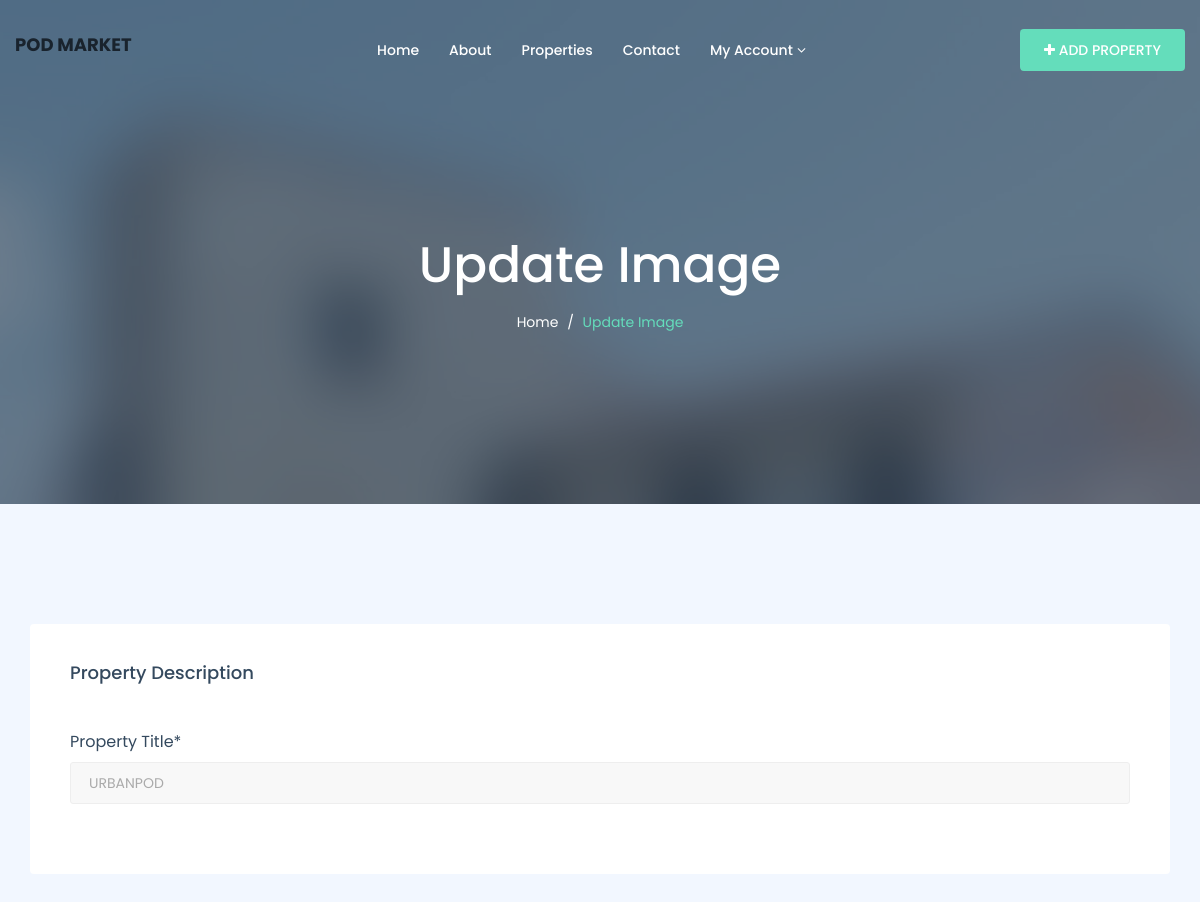
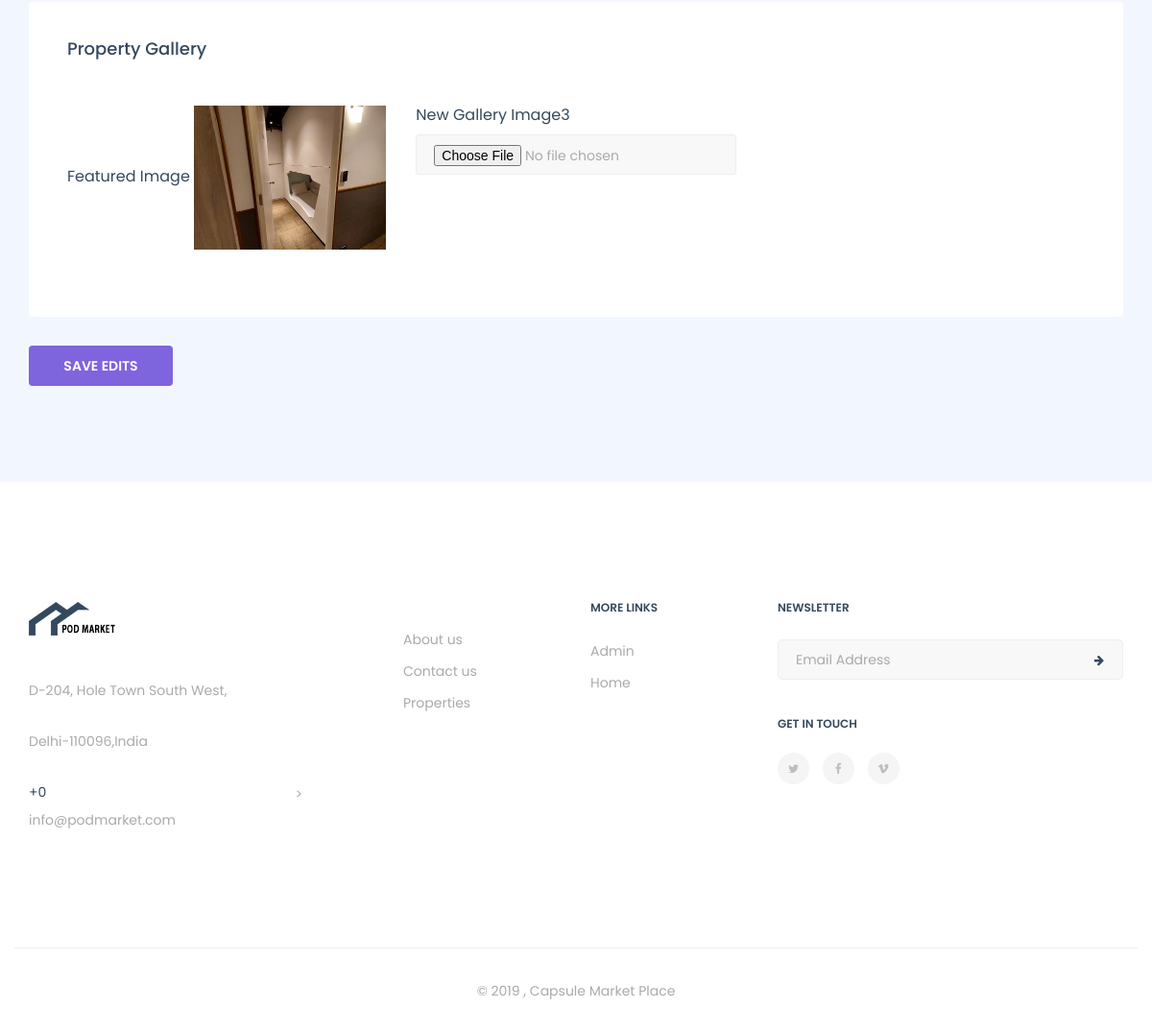
The app's page /changeimage3.php?editid=7 (signed in) with its own data (2 pictures, top to bottom).
### tables this page shows
CREATE TABLE `tblproperty` (
  `ID` int(10) NOT NULL,
  `UserID` char(20) DEFAULT NULL,
  `PropertyTitle` mediumtext DEFAULT NULL,
  `PropertDescription` mediumtext DEFAULT NULL,
  `Type` varchar(50) DEFAULT NULL,
  `Status` varchar(100) DEFAULT NULL,
  `Location` varchar(200) DEFAULT NULL,
  `Bedrooms` varchar(200) DEFAULT NULL,
  `Bathrooms` varchar(200) DEFAULT NULL,
  `Floors` varchar(200) DEFAULT NULL,
  `Garages` varchar(200) DEFAULT NULL,
  `Area` varchar(50) DEFAULT NULL,
  `Size` varchar(50) DEFAULT NULL,
  `RentorsalePrice` varchar(120) DEFAULT NULL,
  `BeforePricelabel` varchar(120) DEFAULT NULL,
  `AfterPricelabel` varchar(120) DEFAULT NULL,
  `PropertyID` varchar(120) DEFAULT NULL,
  `CenterCooling` int(4) DEFAULT NULL,
  `Balcony` int(4) DEFAULT NULL,
  `PetFriendly` int(4) DEFAULT NULL,
  `Barbeque` int(4) DEFAULT NULL,
  `FireAlarm` int(4) DEFAULT NULL,
  `ModernKitchen` int(4) DEFAULT NULL,
  `Storage` int(4) DEFAULT NULL,
  `Dryer` int(4) DEFAULT NULL,
  `Heating` int(4) DEFAULT NULL,
  `Pool` int(4) DEFAULT NULL,
  `Laundry` int(4) DEFAULT NULL,
  `Sauna` int(4) DEFAULT NULL,
  `Gym` int(4) DEFAULT NULL,
  `Elevator` int(4) DEFAULT NULL,
  `DishWasher` int(4) DEFAULT NULL,
  `EmergencyExit` int(4) DEFAULT NULL,
  `FeaturedImage` varchar(200) DEFAULT NULL,
  `GalleryImage1` varchar(200) DEFAULT NULL,
  `GalleryImage2` varchar(200) DEFAULT NULL,
  `GalleryImage3` varchar(200) DEFAULT NULL,
  `GalleryImage4` varchar(200) DEFAULT NULL,
  `GalleryImage5` varchar(200) DEFAULT NULL,
  `Address` varchar(200) DEFAULT NULL,
  `Country` varchar(200) DEFAULT NULL,
  `City` varchar(220) DEFAULT NULL,
  `State` varchar(200) DEFAULT NULL,
  `ZipCode` varchar(200) DEFAULT NULL,
  `Neighborhood` varchar(200) DEFAULT NULL,
  `ListingDate` timestamp NULL DEFAULT current_timestamp()
);

CREATE TABLE `tblpage` (
  `ID` int(10) NOT NULL,
  `PageType` varchar(120) DEFAULT NULL,
  `PageTitle` mediumtext DEFAULT NULL,
  `PageDescription` mediumtext DEFAULT NULL,
  `Email` varchar(120) DEFAULT NULL,
  `MobileNumber` bigint(10) DEFAULT NULL,
  `UpdationDate` timestamp NULL DEFAULT NULL ON UPDATE current_timestamp()
);

### changeimage3.php (the view, shortened to what this page needs)
<?php
if (strlen($_SESSION['remsuid']==0)) {
  header('location:logout.php');
  }
  else{
  ?>
 <!DOCTYPE html>
<html dir="ltr" lang="en-US">
<head>
    <link href="assets/css/external.css" rel="stylesheet">
    <link href="assets/css/bootstrap.min.css" rel="stylesheet">
    <link href="assets/css/style.css" rel="stylesheet">
</head>
<body>
    <div id="wrapper" class="wrapper clearfix">
        <?php include_once('includes/header.php');?>
        <section id="page-title" class="page-title bg-overlay bg-overlay-dark2">
            <div class="container">
                <div class="row">
                    <div class="col-xs-12 col-sm-12 col-md-6 col-md-offset-3">
                        <div class="title title-1 text-center">
                            <div class="title--content">
                                <div class="title--heading">
                                    <h1>Update Image</h1>
                                </div>
                                <ol class="breadcrumb">
                                    <li><a href="index.php">Home</a></li>
                                    <li class="active">Update Image</li>
                                </ol>
                            </div>
                        </div>
                    </div>
                </div>
            </div>
        </section>
        <section id="add-property" class="add-property">
            <div class="container">
                <div class="row">
                    <div class="col-xs-12 col-sm-12 col-md-12">
                        <form class="mb-0" method="post"  enctype="multipart/form-data">
  <?php
 $eid=$_GET['editid'];
$ret=mysqli_query($con,"select * from tblproperty where ID='$eid'");
while ($row=mysqli_fetch_array($ret)) {
?>
                            <div class="form-box">
                                <div class="row">
                                    <div class="col-xs-12 col-sm-12 col-md-12">
                                        <h4 class="form--title">Property Description</h4>
                                    </div>
                                     <div class="col-xs-12 col-sm-12 col-md-12">
                                        <div class="form-group">
                                            <label for="property-title">Property Title*</label>
                                           <input type="text" class="form-control" name="propertytitle" id="propertytitle" required='true' value="<?php  echo $row['PropertyTitle'];?>">
                                        </div>
                                    </div>
                                </div>
                            </div>
                            <div class="form-box">
                                <div class="row">
                                    <div class="col-xs-12 col-sm-12 col-md-12">
                                        <h4 class="form--title">Property Gallery</h4>
                                    </div>
                                    <div class="col-xs-4 col-sm-4 col-md-4">
                                        <div class="form-group">
                                            <label for="address">Featured Image</label>
                                            <img src="propertyimages/<?php echo $row['GalleryImage3'];?>" width="200" height="150">
                                        </div>
                                    </div>
                                    <div class="col-xs-4 col-sm-4 col-md-4">
                                        <div class="form-group">
                                            <label for="address">New Gallery Image3</label>
                                            <input type="file" class="form-control" name="galleryimage3" required='true'>
                                        </div>
                                    </div>
                                </div>
                            </div>
                   <?php } ?>
                            <input type="submit" value="Save Edits" name="submit" class="btn btn--primary">
                        </form>
                    </div>
                </div>
            </div>
        </section>
                    </div>
        <?php include_once('includes/footer.php');?>
</body>
</html>
 <?php } ?>

### includes/footer.php (shortened to what this page needs)
 <?php
include('includes/dbconnection.php');
?>
 <footer id="footer" class="footer footer-1 bg-white">
            <div class="footer-widget">
                <div class="container">
                    <div class="row">
                        <div class="col-xs-12 col-sm-6 col-md-3 widget--about">
                            <div class="widget--content">
                                <?php
$ret=mysqli_query($con,"select * from tblpage where PageType='contactus'");
while ($row=mysqli_fetch_array($ret)) {
?>
                                <div class="footer--logo">
                                    <img src="assets/images/logo/logo-dark3.png" alt="logo">
                                </div>
                                <p><?php  echo $row['PageDescription'];?></p>
                                <div class="footer--contact">
                                    <ul class="list-unstyled mb-0">
                                        <li>+<?php  echo $row['MobileNumber'];?></li>
                                        <li> <p><?php  echo $row['Email'];?></p></li>
                                    </ul>
                                </div>
                            </div>
                            <?php } ?>
                        </div>
                        <div class="col-xs-12 col-sm-3 col-md-2 col-md-offset-1 widget--links">
                            <div class="widget--content">
                                <ul class="list-unstyled mb-0">
                                    <li><a href="about.php">About us</a></li>
                                    <li><a href="contact.php">Contact us</a></li>
                                   <li><a href="properties-grid.php">Properties</a></li>
                                </ul>
                            </div>
                        </div>
                        <div class="col-xs-12 col-sm-3 col-md-2 widget--links">
                            <div class="widget--title">
                                <h5>More Links</h5>
                            </div>
                            <div class="widget--content">
                                <ul class="list-unstyled mb-0">
                                    <li><a href="admin/login.php">Admin</a></li>
                                    <li><a href="index.php">Home</a></li>
                                </ul>
                            </div>
                        </div>
                      <div class="col-xs-12 col-sm-12 col-md-4 widget--newsletter">
                            <div class="widget--title">
                                <h5>newsletter</h5>
                            </div>
                            <div class="widget--content">
                                <form class="newsletter--form mb-40">
                                    <input type="email" class="form-control" id="newsletter-email" placeholder="Email Address">
                                    <button type="submit"><i class="fa fa-arrow-right"></i></button>
                                </form>
                                <h6>Get In Touch</h6>
                                <div class="social-icons">
                                    <a href="#"><i class="fa fa-twitter"></i></a>
                                    <a href="#"><i class="fa fa-facebook"></i></a>
                                    <a href="#"><i class="fa fa-vimeo"></i></a>
                                </div>
                            </div>
                        </div>>
                    </div>
                </div>
            </div>
            <div class="footer--copyright text-center">
                <div class="container">
                    <div class="row footer--bar">
                        <div class="col-xs-12 col-sm-12 col-md-12">
                            <span>© 2019 ,  Capsule Market Place</span>
                        </div>
                    </div>
                </div>
            </div>
        </footer>

### records on screen
tblproperty: propertytitle "URBANPOD", GalleryImage3 (picture)
tblpage: PageDescription "D-204, Hole Town South West, Delhi-110096,India", MobileNumber "0", Email "info@podmarket.com"
